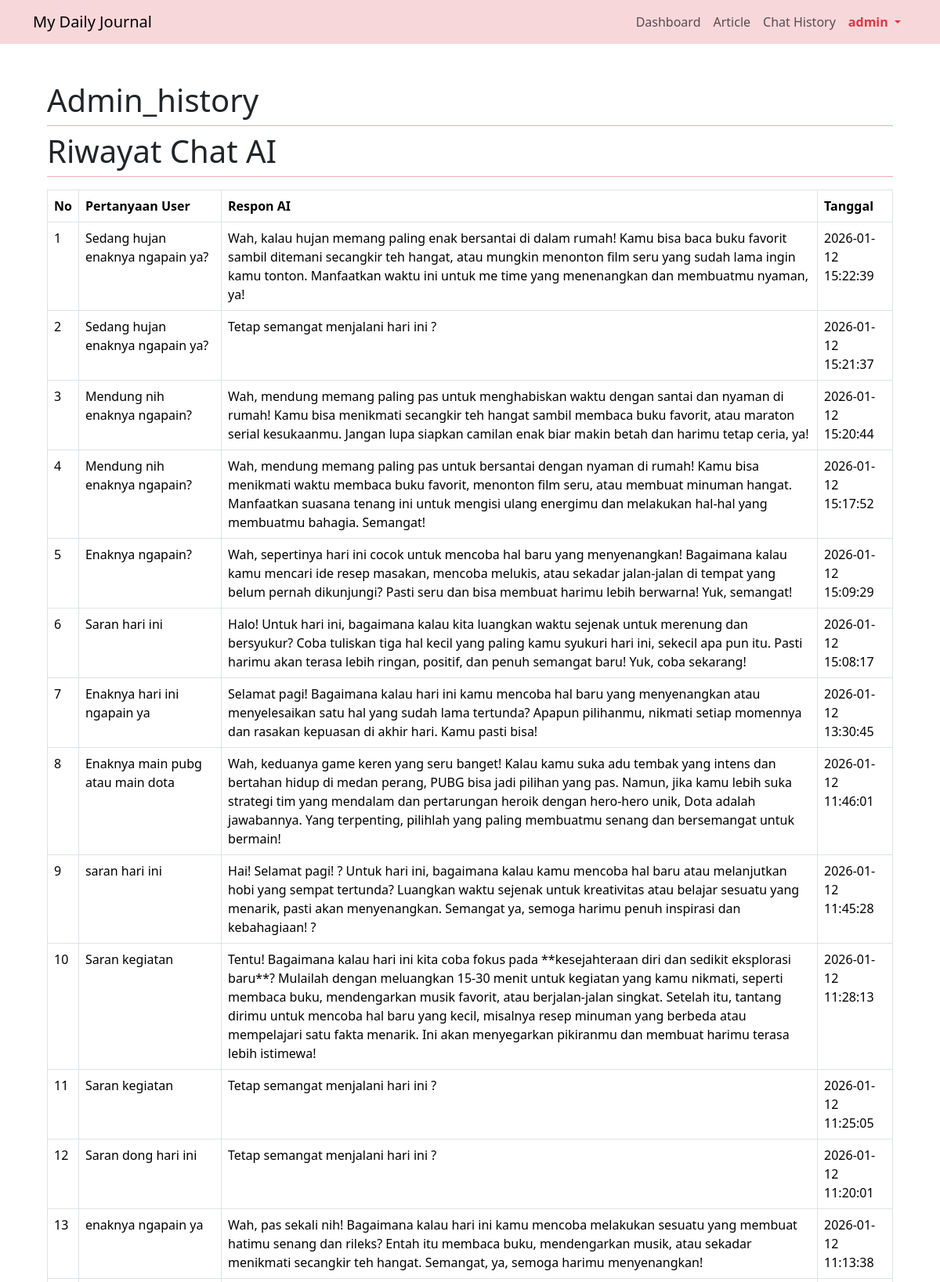
Screenshot of /admin.php?page=admin_history (signed in, upper part) with the database file from the repository.
### tables this page shows
CREATE TABLE `history_chat` (
  `id` int(11) NOT NULL,
  `pesan_user` text DEFAULT NULL,
  `respon_ai` text DEFAULT NULL,
  `tanggal` datetime DEFAULT NULL
);

### admin_history.php (the view)
<?php
include "koneksi.php";
$data = mysqli_query($conn, "SELECT * FROM history_chat ORDER BY tanggal DESC");
?>
<h4 class="lead display-6 pb-2 border-bottom border-danger-subtle">
    Riwayat Chat AI
</h4>
<table class="table table-bordered mt-3">
    <tr>
        <th>No</th>
        <th>Pertanyaan User</th>
        <th>Respon AI</th>
        <th>Tanggal</th>
    </tr>
    <?php $no=1; while($r=mysqli_fetch_assoc($data)): ?>
    <tr>
        <td><?= $no++ ?></td>
        <td><?= $r['pesan_user'] ?></td>
        <td><?= $r['respon_ai'] ?></td>
        <td><?= $r['tanggal'] ?></td>
    </tr>
    <?php endwhile; ?>
</table>

### admin.php (style rules this page uses)
html { position: relative; min-height: 100%; }
body { margin-bottom: 100px; }

### rows the page displays
history_chat: pesan_user "Sedang hujan enaknya ngapain ya?", respon_ai "Wah, kalau hujan memang paling enak bersantai di dalam rumah! Kamu bisa baca buku favorit sambil ditemani secangkir teh hangat, atau mungkin menonton film seru yang sudah lama ingin kamu tonton. Manfaatkan waktu ini untuk me time yang menenangkan dan membuatmu nyaman, ya!", tanggal "2026-01-12 15:22:39"
history_chat: pesan_user "Sedang hujan enaknya ngapain ya?", respon_ai "Tetap semangat menjalani hari ini ?", tanggal "2026-01-12 15:21:37"
history_chat: pesan_user "Mendung nih enaknya ngapain?", respon_ai "Wah, mendung memang paling pas untuk menghabiskan waktu dengan santai dan nyaman di rumah! Kamu bisa menikmati secangkir teh hangat sambil membaca buku favorit, atau maraton serial kesukaanmu. Jangan lupa siapkan camilan enak biar makin betah dan harimu tetap ceria, ya!", tanggal "2026-01-12 15:20:44"
history_chat: pesan_user "Mendung nih enaknya ngapain?", respon_ai "Wah, mendung memang paling pas untuk bersantai dengan nyaman di rumah! Kamu bisa menikmati waktu membaca buku favorit, menonton film seru, atau membuat minuman hangat. Manfaatkan suasana tenang ini untuk mengisi ulang energimu dan melakukan hal-hal yang membuatmu bahagia. Semangat!", tanggal "2026-01-12 15:17:52"
history_chat: pesan_user "Enaknya ngapain?", respon_ai "Wah, sepertinya hari ini cocok untuk mencoba hal baru yang menyenangkan! Bagaimana kalau kamu mencari ide resep masakan, mencoba melukis, atau sekadar jalan-jalan di tempat yang belum pernah dikunjungi? Pasti seru dan bisa membuat harimu lebih berwarna! Yuk, semangat!", tanggal "2026-01-12 15:09:29"
history_chat: pesan_user "Saran hari ini", respon_ai "Halo! Untuk hari ini, bagaimana kalau kita luangkan waktu sejenak untuk merenung dan bersyukur? Coba tuliskan tiga hal kecil yang paling kamu syukuri hari ini, sekecil apa pun itu. Pasti harimu akan terasa lebih ringan, positif, dan penuh semangat baru! Yuk, coba sekarang!", tanggal "2026-01-12 15:08:17"
history_chat: pesan_user "Enaknya hari ini ngapain ya", respon_ai "Selamat pagi! Bagaimana kalau hari ini kamu mencoba hal baru yang menyenangkan atau menyelesaikan satu hal yang sudah lama tertunda? Apapun pilihanmu, nikmati setiap momennya dan rasakan kepuasan di akhir hari. Kamu pasti bisa!", tanggal "2026-01-12 13:30:45"
history_chat: pesan_user "Enaknya main pubg atau main dota", respon_ai "Wah, keduanya game keren yang seru banget! Kalau kamu suka adu tembak yang intens dan bertahan hidup di medan perang, PUBG bisa jadi pilihan yang pas. Namun, jika kamu lebih suka strategi tim yang mendalam dan pertarungan heroik dengan hero-hero unik, Dota adalah jawabannya. Yang terpenting, pilihlah yang paling membuatmu senang dan bersemangat untuk bermain!", tanggal "2026-01-12 11:46:01"
history_chat: pesan_user "saran hari ini", respon_ai "Hai! Selamat pagi! ? Untuk hari ini, bagaimana kalau kamu mencoba hal baru atau melanjutkan hobi yang sempat tertunda? Luangkan waktu sejenak untuk kreativitas atau belajar sesuatu yang menarik, pasti akan menyenangkan. Semangat ya, semoga harimu penuh inspirasi dan kebahagiaan! ?", tanggal "2026-01-12 11:45:28"
history_chat: pesan_user "Saran kegiatan", respon_ai "Tentu! Bagaimana kalau hari ini kita coba fokus pada **kesejahteraan diri dan sedikit eksplorasi baru**? Mulailah dengan meluangkan 15-30 menit untuk kegiatan yang kamu nikmati, seperti membaca buku, mendengarkan musik favorit, atau berjalan-jalan singkat. Setelah itu, tantang dirimu untuk mencoba hal baru yang kecil, misalnya resep minuman yang berbeda atau mempelajari satu fakta menarik. Ini akan menyegarkan pikiranmu dan membuat harimu terasa lebih istimewa!", tanggal "2026-01-12 11:28:13"
history_chat: pesan_user "Saran kegiatan", respon_ai "Tetap semangat menjalani hari ini ?", tanggal "2026-01-12 11:25:05"
history_chat: pesan_user "Saran dong hari ini", respon_ai "Tetap semangat menjalani hari ini ?", tanggal "2026-01-12 11:20:01"
history_chat: pesan_user "enaknya ngapain ya", respon_ai "Wah, pas sekali nih! Bagaimana kalau hari ini kamu mencoba melakukan sesuatu yang membuat hatimu senang dan rileks? Entah itu membaca buku, mendengarkan musik, atau sekadar menikmati secangkir teh hangat. Semangat, ya, semoga harimu menyenangkan!", tanggal "2026-01-12 11:13:38"

### other values shown
$_SESSION['username'] "admin"
$_GET['page'] "Admin_history"
